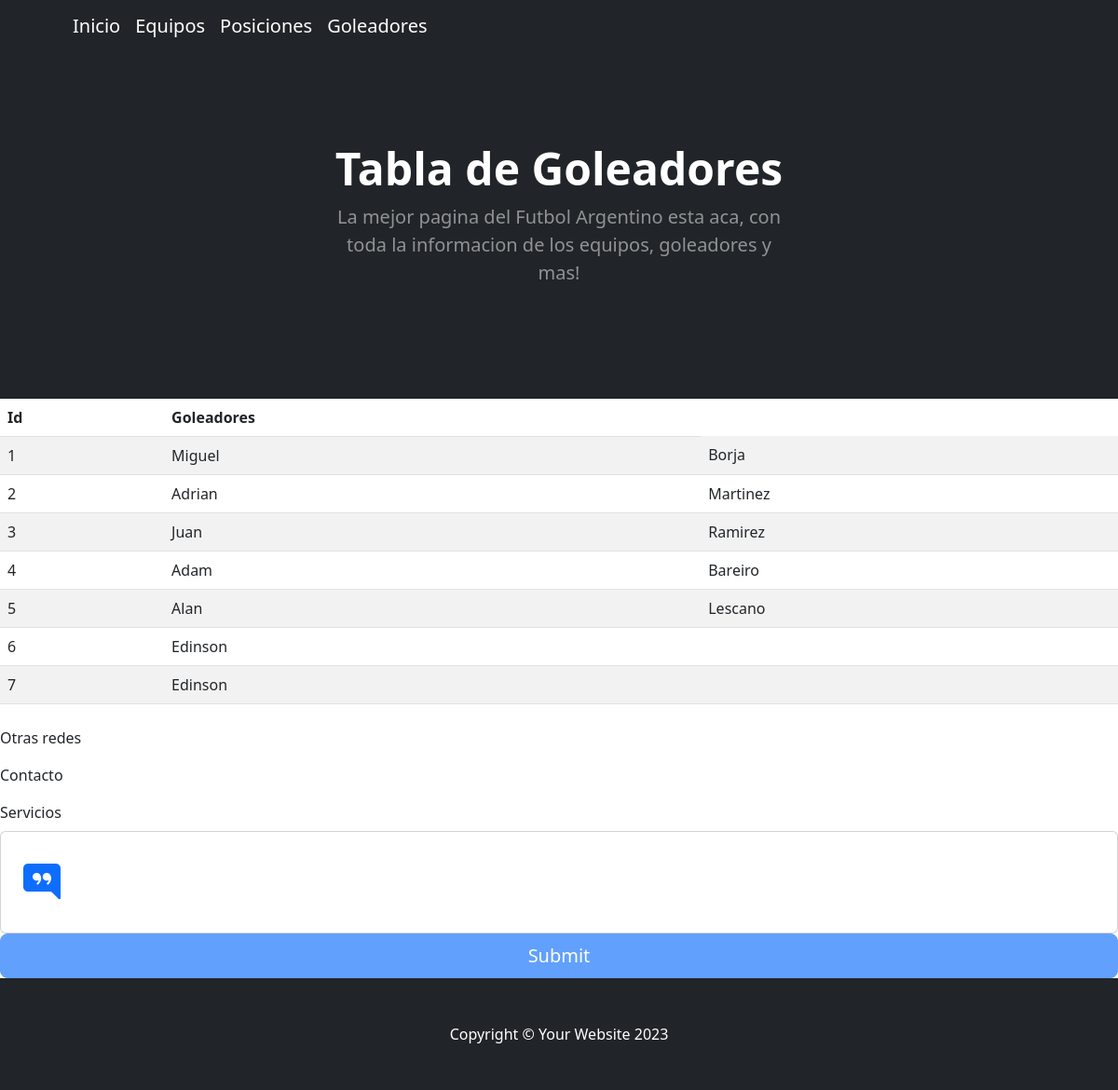
/goleadores, run on the app's committed database.
### aplicacion/models.py (models this page shows, shortened)
class Goleador(models.Model):
    nombre = models.CharField(max_length=60)
    apellido = models.CharField(max_length=60)
    class Meta:
        verbose_name = "Goleador"
        verbose_name_plural = "Goleadores"

### aplicacion/views.py (the view)
# urls.py: path('goleadores', goleadores, name = "goleadores"),
def goleadores(request):
    contexto = {'goleador': Goleador.objects.all()}
    return render(request, "aplicacion/goleadores.html", contexto)

### aplicacion/templates/aplicacion/goleadores.html
{% extends "aplicacion/index.html" %}
{% block titulo %}
<h1 class="display-5 fw-bolder text-white mb-2">Tabla de Goleadores</h1>
{% endblock titulo %}
{% block contenido %}
<table class="table table-striped">
    <thead>
        <tr>
            <th>Id</th>
            <th>Goleadores</th>
        </tr>
    </thead>
    <tbody>
    {% for c in goleador %}
        <tr>
            <td>{{ c.id }}</td>
            <td>{{ c.nombre }}</td>
            <td>{{ c.apellido }}</td>
        </tr>
    {% endfor %}
    </tbody>
</table>
{% endblock contenido %}

### data on the page
Goleador: id "1", nombre "Miguel", apellido "Borja"
Goleador: id "2", nombre "Adrian", apellido "Martinez"
Goleador: id "3", nombre "Juan", apellido "Ramirez"
Goleador: id "4", nombre "Adam", apellido "Bareiro"
Goleador: id "5", nombre "Alan", apellido "Lescano"
Goleador: id "6", nombre "Edinson"
Goleador: id "7", nombre "Edinson"
